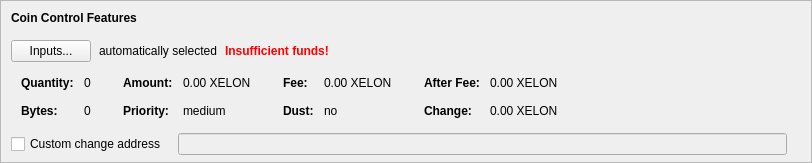
    <widget class="QFrame" name="frameCoinControl">
     <property name="sizePolicy">
      <sizepolicy hsizetype="Expanding" vsizetype="Expanding">
       <horstretch>0</horstretch>
       <verstretch>0</verstretch>
      </sizepolicy>
     </property>
     <property name="maximumSize">
      <size>
       <width>16777215</width>
       <height>16777215</height>
      </size>
     </property>
     <property name="frameShape">
      <enum>QFrame::StyledPanel</enum>
     </property>
     <property name="frameShadow">
      <enum>QFrame::Sunken</enum>
     </property>
     <layout class="QVBoxLayout" name="verticalLayoutCoinControl2">
      <property name="spacing">
       <number>0</number>
      </property>
      <property name="leftMargin">
       <number>0</number>
      </property>
      <property name="topMargin">
       <number>0</number>
      </property>
      <property name="rightMargin">
       <number>0</number>
      </property>
      <property name="bottomMargin">
       <number>6</number>
      </property>
      <item>
       <layout class="QVBoxLayout" name="verticalLayoutCoinControl" stretch="0,0,0,0,1">
        <property name="spacing">
         <number>0</number>
        </property>
        <property name="leftMargin">
         <number>10</number>
        </property>
        <property name="topMargin">
         <number>10</number>
        </property>
        <item>
         <layout class="QHBoxLayout" name="horizontalLayoutCoinControl1">
          <property name="bottomMargin">
           <number>15</number>
          </property>
          <item>
           <widget class="QLabel" name="labelCoinControlFeatures">
            <property name="sizePolicy">
             <sizepolicy hsizetype="Preferred" vsizetype="Maximum">
              <horstretch>0</horstretch>
              <verstretch>0</verstretch>
             </sizepolicy>
            </property>
            <property name="font">
             <font>
              <weight>75</weight>
              <bold>true</bold>
             </font>
            </property>
            <property name="styleSheet">
             <string notr="true">font-weight:bold;</string>
            </property>
            <property name="text">
             <string>Coin Control Features</string>
            </property>
           </widget>
          </item>
         </layout>
        </item>
        <item>
         <layout class="QHBoxLayout" name="horizontalLayoutCoinControl2" stretch="0,0,0,0">
          <property name="spacing">
           <number>8</number>
          </property>
          <property name="bottomMargin">
           <number>10</number>
          </property>
          <item>
           <widget class="QPushButton" name="pushButtonCoinControl">
            <property name="styleSheet">
             <string notr="true"/>
            </property>
            <property name="text">
             <string>Inputs...</string>
            </property>
            <property name="autoDefault">
             <bool>false</bool>
            </property>
           </widget>
          </item>
          <item>
           <widget class="QLabel" name="labelCoinControlAutomaticallySelected">
            <property name="text">
             <string>automatically selected</string>
            </property>
            <property name="margin">
             <number>5</number>
            </property>
           </widget>
          </item>
          <item>
           <widget class="QLabel" name="labelCoinControlInsuffFunds">
            <property name="font">
             <font>
              <weight>75</weight>
              <bold>true</bold>
             </font>
            </property>
            <property name="styleSheet">
             <string notr="true">color:red;font-weight:bold;</string>
            </property>
            <property name="text">
             <string>Insufficient funds!</string>
            </property>
            <property name="margin">
             <number>5</number>
            </property>
           </widget>
          </item>
          <item>
           <spacer name="horizontalSpacerCoinControl">
            <property name="orientation">
             <enum>Qt::Horizontal</enum>
            </property>
            <property name="sizeHint" stdset="0">
             <size>
              <width>40</width>
              <height>1</height>
             </size>
            </property>
           </spacer>
          </item>
         </layout>
        </item>
        <item>
         <widget class="QWidget" name="widgetCoinControl" native="true">
          <property name="sizePolicy">
           <sizepolicy hsizetype="Preferred" vsizetype="Preferred">
            <horstretch>0</horstretch>
            <verstretch>0</verstretch>
           </sizepolicy>
          </property>
          <property name="minimumSize">
           <size>
            <width>0</width>
            <height>0</height>
           </size>
          </property>
          <property name="styleSheet">
           <string notr="true"/>
          </property>
          <layout class="QHBoxLayout" name="horizontalLayoutCoinControl5">
           <property name="leftMargin">
            <number>0</number>
           </property>
           <property name="topMargin">
            <number>0</number>
           </property>
           <property name="rightMargin">
            <number>0</number>
           </property>
           <property name="bottomMargin">
            <number>0</number>
           </property>
           <item>
            <layout class="QHBoxLayout" name="horizontalLayoutCoinControl3" stretch="0,0,0,1">
             <property name="spacing">
              <number>20</number>
             </property>
             <property name="topMargin">
              <number>0</number>
             </property>
             <property name="bottomMargin">
              <number>10</number>
             </property>
             <item>
              <layout class="QFormLayout" name="formLayoutCoinControl1">
               <property name="horizontalSpacing">
                <number>10</number>
               </property>
               <property name="verticalSpacing">
                <number>14</number>
               </property>
               <property name="leftMargin">
                <number>10</number>
               </property>
               <property name="topMargin">
                <number>4</number>
               </property>
               <property name="rightMargin">
                <number>6</number>
               </property>
               <item row="0" column="0">
                <widget class="QLabel" name="labelCoinControlQuantityText">
                 <property name="font">
                  <font>
                   <weight>75</weight>
                   <bold>true</bold>
                  </font>
                 </property>
                 <property name="text">
                  <string>Quantity:</string>
                 </property>
                 <property name="margin">
                  <number>0</number>
                 </property>
                </widget>
               </item>
               <item row="0" column="1">
                <widget class="QLabel" name="labelCoinControlQuantity">
                 <property name="cursor">
                  <cursorShape>IBeamCursor</cursorShape>
                 </property>
                 <property name="contextMenuPolicy">
                  <enum>Qt::ActionsContextMenu</enum>
                 </property>
                 <property name="text">
                  <string notr="true">0</string>
                 </property>
                 <property name="margin">
                  <number>0</number>
                 </property>
                 <property name="textInteractionFlags">
                  <set>Qt::LinksAccessibleByMouse|Qt::TextSelectableByKeyboard|Qt::TextSelectableByMouse</set>
                 </property>
                </widget>
               </item>
               <item row="1" column="0">
                <widget class="QLabel" name="labelCoinControlBytesText">
                 <property name="font">
                  <font>
                   <weight>75</weight>
                   <bold>true</bold>
                  </font>
                 </property>
                 <property name="text">
                  <string>Bytes:</string>
                 </property>
                </widget>
               </item>
               <item row="1" column="1">
                <widget class="QLabel" name="labelCoinControlBytes">
                 <property name="cursor">
                  <cursorShape>IBeamCursor</cursorShape>
                 </property>
                 <property name="contextMenuPolicy">
                  <enum>Qt::ActionsContextMenu</enum>
                 </property>
                 <property name="text">
                  <string notr="true">0</string>
                 </property>
                 <property name="textInteractionFlags">
                  <set>Qt::LinksAccessibleByMouse|Qt::TextSelectableByKeyboard|Qt::TextSelectableByMouse</set>
                 </property>
                </widget>
               </item>
              </layout>
             </item>
             <item>
              <layout class="QFormLayout" name="formLayoutCoinControl2">
               <property name="horizontalSpacing">
                <number>10</number>
               </property>
               <property name="verticalSpacing">
                <number>14</number>
               </property>
               <property name="leftMargin">
                <number>6</number>
               </property>
               <property name="topMargin">
                <number>4</number>
               </property>
               <property name="rightMargin">
                <number>6</number>
               </property>
               <item row="0" column="0">
                <widget class="QLabel" name="labelCoinControlAmountText">
                 <property name="font">
                  <font>
                   <weight>75</weight>
                   <bold>true</bold>
                  </font>
                 </property>
                 <property name="text">
                  <string>Amount:</string>
                 </property>
                 <property name="margin">
                  <number>0</number>
                 </property>
                </widget>
               </item>
               <item row="0" column="1">
                <widget class="QLabel" name="labelCoinControlAmount">
                 <property name="cursor">
                  <cursorShape>IBeamCursor</cursorShape>
                 </property>
                 <property name="contextMenuPolicy">
                  <enum>Qt::ActionsContextMenu</enum>
                 </property>
                 <property name="text">
                  <string notr="true">0.00 XELON</string>
                 </property>
                 <property name="textInteractionFlags">
                  <set>Qt::LinksAccessibleByMouse|Qt::TextSelectableByKeyboard|Qt::TextSelectableByMouse</set>
                 </property>
                </widget>
               </item>
               <item row="1" column="0">
                <widget class="QLabel" name="labelCoinControlPriorityText">
                 <property name="font">
                  <font>
                   <weight>75</weight>
                   <bold>true</bold>
                  </font>
                 </property>
                 <property name="text">
                  <string>Priority:</string>
                 </property>
                </widget>
               </item>
               <item row="1" column="1">
                <widget class="QLabel" name="labelCoinControlPriority">
                 <property name="cursor">
                  <cursorShape>IBeamCursor</cursorShape>
                 </property>
                 <property name="contextMenuPolicy">
                  <enum>Qt::ActionsContextMenu</enum>
                 </property>
                 <property name="text">
                  <string notr="true">medium</string>
                 </property>
                 <property name="textInteractionFlags">
                  <set>Qt::LinksAccessibleByMouse|Qt::TextSelectableByKeyboard|Qt::TextSelectableByMouse</set>
                 </property>
                </widget>
               </item>
              </layout>
             </item>
             <item>
              <layout class="QFormLayout" name="formLayoutCoinControl3">
               <property name="horizontalSpacing">
                <number>10</number>
               </property>
               <property name="verticalSpacing">
                <number>14</number>
               </property>
               <property name="leftMargin">
                <number>6</number>
               </property>
               <property name="topMargin">
                <number>4</number>
               </property>
               <property name="rightMargin">
                <number>6</number>
               </property>
               <item row="0" column="0">
                <widget class="QLabel" name="labelCoinControlFeeText">
                 <property name="font">
                  <font>
                   <weight>75</weight>
                   <bold>true</bold>
                  </font>
                 </property>
                 <property name="text">
                  <string>Fee:</string>
                 </property>
                 <property name="margin">
                  <number>0</number>
                 </property>
                </widget>
               </item>
               <item row="0" column="1">
                <widget class="QLabel" name="labelCoinControlFee">
                 <property name="cursor">
                  <cursorShape>IBeamCursor</cursorShape>
                 </property>
                 <property name="contextMenuPolicy">
                  <enum>Qt::ActionsContextMenu</enum>
                 </property>
                 <property name="text">
                  <string notr="true">0.00 XELON</string>
                 </property>
                 <property name="textInteractionFlags">
                  <set>Qt::LinksAccessibleByMouse|Qt::TextSelectableByKeyboard|Qt::TextSelectableByMouse</set>
                 </property>
                </widget>
               </item>
               <item row="1" column="0">
                <widget class="QLabel" name="labelCoinControlLowOutputText">
                 <property name="font">
                  <font>
                   <weight>75</weight>
                   <bold>true</bold>
                  </font>
                 </property>
                 <property name="text">
                  <string>Dust:</string>
                 </property>
                </widget>
               </item>
               <item row="1" column="1">
                <widget class="QLabel" name="labelCoinControlLowOutput">
                 <property name="cursor">
                  <cursorShape>IBeamCursor</cursorShape>
                 </property>
                 <property name="contextMenuPolicy">
                  <enum>Qt::ActionsContextMenu</enum>
                 </property>
                 <property name="text">
                  <string notr="true">no</string>
                 </property>
                 <property name="textInteractionFlags">
                  <set>Qt::LinksAccessibleByMouse|Qt::TextSelectableByKeyboard|Qt::TextSelectableByMouse</set>
                 </property>
                </widget>
               </item>
              </layout>
             </item>
             <item>
              <layout class="QFormLayout" name="formLayoutCoinControl4">
               <property name="horizontalSpacing">
                <number>10</number>
               </property>
               <property name="verticalSpacing">
                <number>14</number>
               </property>
               <property name="leftMargin">
                <number>6</number>
               </property>
               <property name="topMargin">
                <number>4</number>
               </property>
               <property name="rightMargin">
                <number>6</number>
               </property>
               <item row="0" column="0">
                <widget class="QLabel" name="labelCoinControlAfterFeeText">
                 <property name="font">
                  <font>
                   <weight>75</weight>
                   <bold>true</bold>
                  </font>
                 </property>
                 <property name="text">
                  <string>After Fee:</string>
                 </property>
                 <property name="margin">
                  <number>0</number>
                 </property>
                </widget>
               </item>
               <item row="0" column="1">
                <widget class="QLabel" name="labelCoinControlAfterFee">
                 <property name="cursor">
                  <cursorShape>IBeamCursor</cursorShape>
                 </property>
                 <property name="contextMenuPolicy">
                  <enum>Qt::ActionsContextMenu</enum>
                 </property>
                 <property name="text">
                  <string notr="true">0.00 XELON</string>
                 </property>
                 <property name="textInteractionFlags">
                  <set>Qt::LinksAccessibleByMouse|Qt::TextSelectableByKeyboard|Qt::TextSelectableByMouse</set>
                 </property>
                </widget>
               </item>
               <item row="1" column="0">
                <widget class="QLabel" name="labelCoinControlChangeText">
                 <property name="font">
                  <font>
                   <weight>75</weight>
                   <bold>true</bold>
                  </font>
                 </property>
                 <property name="text">
                  <string>Change:</string>
                 </property>
                </widget>
               </item>
               <item row="1" column="1">
                <widget class="QLabel" name="labelCoinControlChange">
                 <property name="cursor">
                  <cursorShape>IBeamCursor</cursorShape>
                 </property>
                 <property name="contextMenuPolicy">
                  <enum>Qt::ActionsContextMenu</enum>
                 </property>
                 <property name="text">
                  <string notr="true">0.00 XELON</string>
                 </property>
                 <property name="textInteractionFlags">
                  <set>Qt::LinksAccessibleByMouse|Qt::TextSelectableByKeyboard|Qt::TextSelectableByMouse</set>
                 </property>
                </widget>
               </item>
              </layout>
             </item>
            </layout>
           </item>
          </layout>
         </widget>
        </item>
        <item>
         <layout class="QHBoxLayout" name="horizontalLayoutCoinControl4" stretch="0,0,0">
          <property name="spacing">
           <number>12</number>
          </property>
          <property name="sizeConstraint">
           <enum>QLayout::SetDefaultConstraint</enum>
          </property>
          <property name="topMargin">
           <number>5</number>
          </property>
          <property name="rightMargin">
           <number>5</number>
          </property>
          <item>
           <widget class="QCheckBox" name="checkBoxCoinControlChange">
            <property name="toolTip">
             <string>If this is activated, but the change address is empty or invalid, change will be sent to a newly generated address.</string>
            </property>
            <property name="text">
             <string>Custom change address</string>
            </property>
           </widget>
          </item>
          <item>
           <widget class="QValidatedLineEdit" name="lineEditCoinControlChange">
            <property name="enabled">
             <bool>false</bool>
            </property>
            <property name="sizePolicy">
             <sizepolicy hsizetype="Expanding" vsizetype="Fixed">
              <horstretch>0</horstretch>
              <verstretch>0</verstretch>
             </sizepolicy>
            </property>
           </widget>
          </item>
          <item>
           <widget class="QLabel" name="labelCoinControlChangeLabel">
            <property name="sizePolicy">
             <sizepolicy hsizetype="Preferred" vsizetype="Expanding">
              <horstretch>0</horstretch>
              <verstretch>0</verstretch>
             </sizepolicy>
            </property>
            <property name="minimumSize">
             <size>
              <width>0</width>
              <height>0</height>
             </size>
            </property>
            <property name="text">
             <string/>
            </property>
            <property name="margin">
             <number>3</number>
            </property>
           </widget>
          </item>
         </layout>
        </item>
        <item>
         <spacer name="verticalSpacerCoinControl">
          <property name="orientation">
           <enum>Qt::Vertical</enum>
          </property>
          <property name="sizeHint" stdset="0">
           <size>
            <width>800</width>
            <height>1</height>
           </size>
          </property>
         </spacer>
        </item>
       </layout>
      </item>
     </layout>
    </widget>
